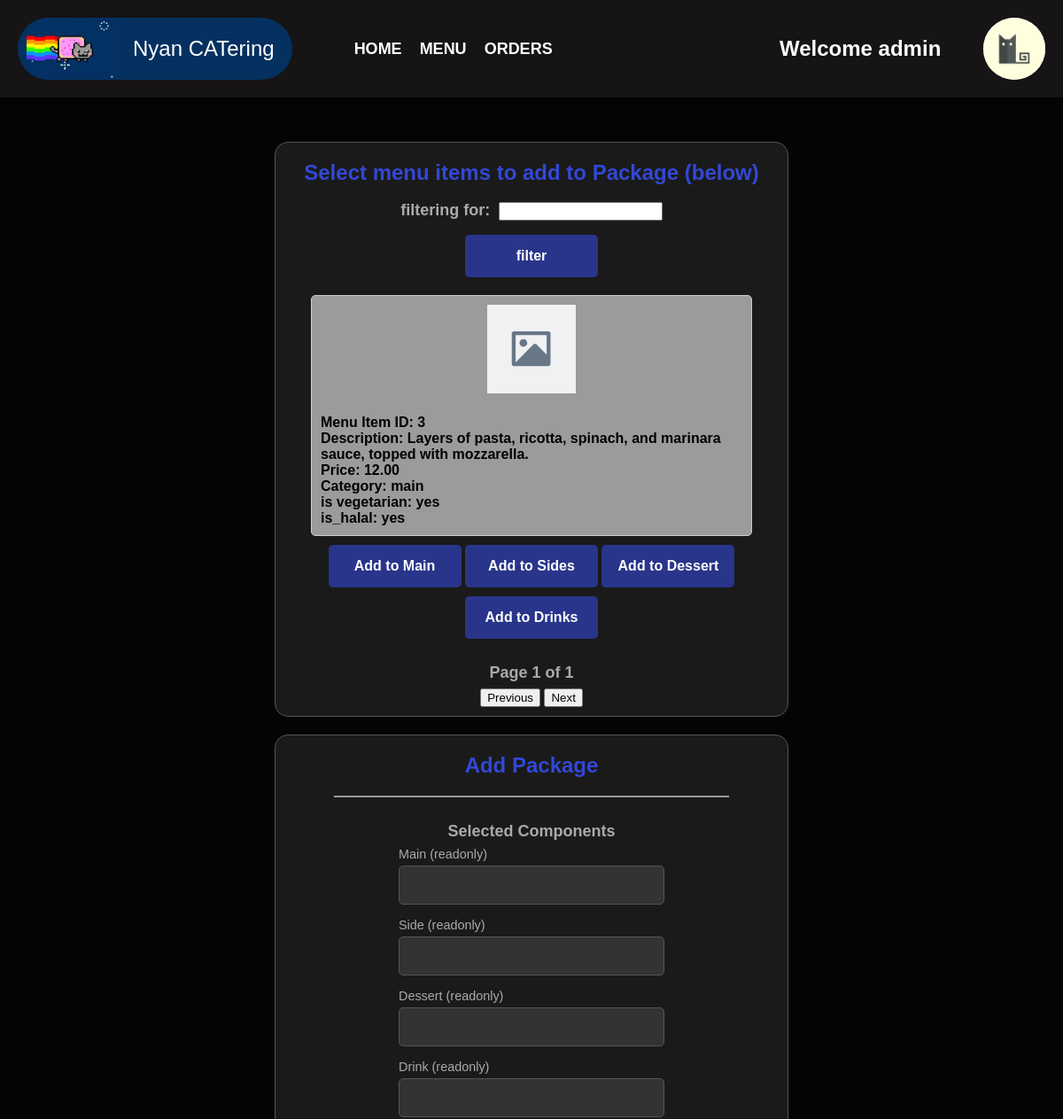
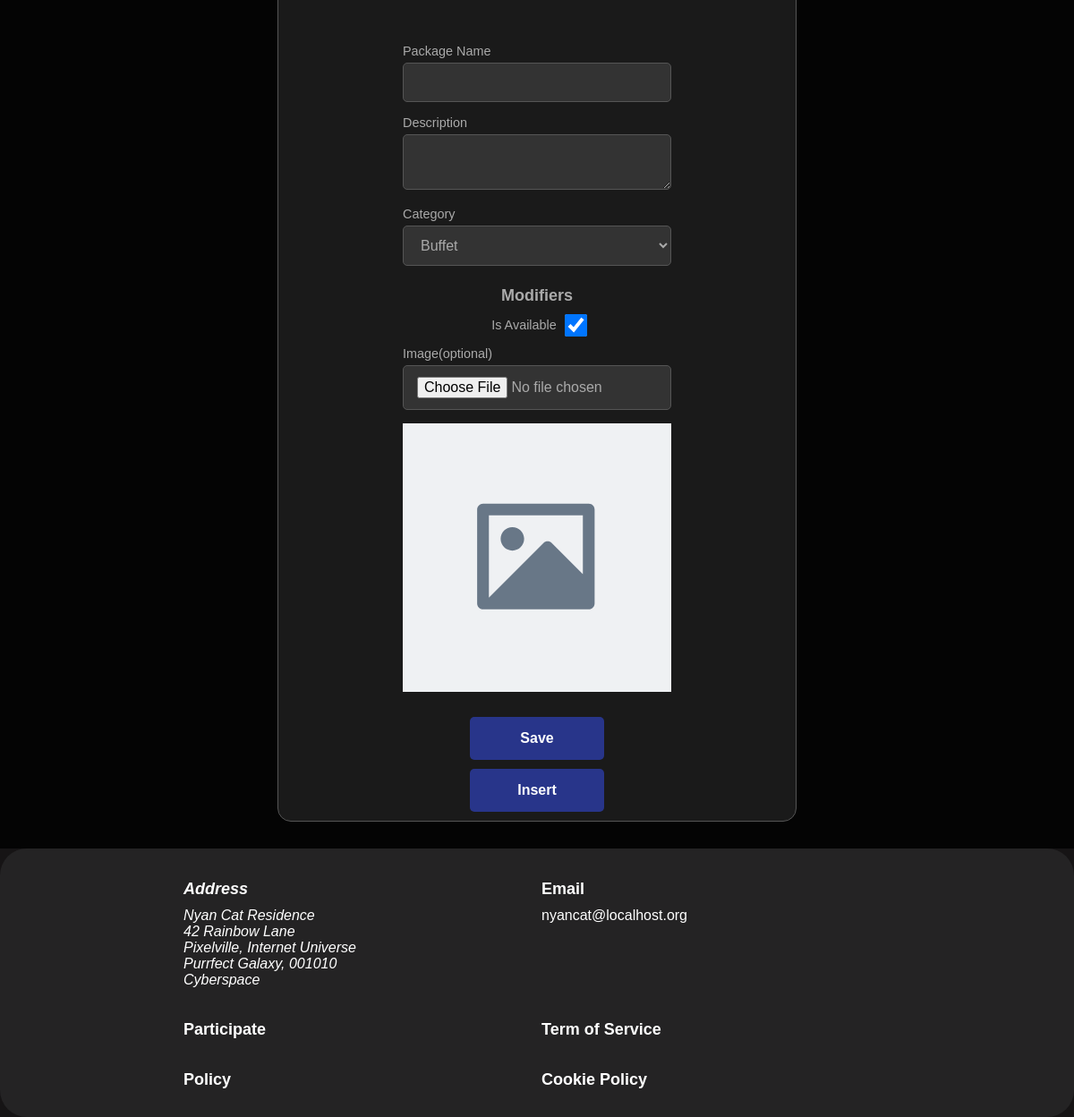
The page /frontend/_admin_add_package_page.php?menu_item_name_filter=Vegetarian Lasagna on the database its author committed (2 pictures, top to bottom).
### tables this page shows
CREATE TABLE `menu_items` (
  `menu_item_id` int(11) NOT NULL,
  `item_name` varchar(255) NOT NULL,
  `description` varchar(500) NOT NULL,
  `price` decimal(10,2) NOT NULL,
  `category` varchar(7) NOT NULL,
  `is_in_stock` tinyint(1) NOT NULL DEFAULT 1,
  `is_vegetarian` tinyint(1) NOT NULL,
  `is_halal` tinyint(1) NOT NULL
);

### backend/core/menu_items.php (called while the page is built, shortened)
<?php
require_once 'NyanDB.php';
class MenuItems{
    public static function get_latest_valid_menu_items($offset=0, $limit=5, $name_filter=null){
        $sql = "
        SELECT *
        FROM menu_items
        WHERE
            is_in_stock = 1
            AND
            menu_item_id IN (
                SELECT MAX(menu_item_id)
                FROM menu_items
                GROUP BY item_name
            ) ";
        if ($name_filter) {
            $sql .= " AND item_name LIKE ? ";
            $name_filter = "%" . $name_filter . "%";
        }
        $sql .= " LIMIT ? OFFSET ?;";
        $params = ($name_filter) ? [$name_filter, $limit, $offset] : [$limit, $offset];
        $results = NyanDB::single_query($sql, $params);
        $result = mysqli_fetch_all($results, MYSQLI_ASSOC);
        return $result;
    }
    public static function get_latest_valid_menu_items_count($name_filter=null){
        $sql = "
        SELECT COUNT(*) AS total_count
        FROM menu_items
        WHERE
            is_in_stock = 1
            AND
            menu_item_id IN (
                SELECT MAX(menu_item_id)
                FROM menu_items
                GROUP BY item_name
            ) ";
        if ($name_filter) {
            $sql .= " AND item_name LIKE ? ";
            $name_filter = "%" . $name_filter . "%";
        }
        $params = ($name_filter) ? [$name_filter] : [];
        $results = NyanDB::single_query($sql, $params);
        $countRow = mysqli_fetch_assoc($results);
        return (int)$countRow['total_count'];
    }
    public static function get_associated_image_src($menu_item_id){
        $sql = "
        SELECT *
        FROM menu_item_images
        WHERE menu_item_id = ?
        ";
        $results = NyanDB::single_query($sql, [$menu_item_id]);
        $result = $results->fetch_assoc();
        if(empty($result)){
            return null;}
        $image = new Image($result['image_name'], $result['image_data'], $result['image_type']);
        return $image->getsrc();
    }
}
?>

### backend/core/NyanDB.php (called while the page is built, shortened)
<?php
class NyanDB
{
    public $db;
    private function connect() {
        $this->db = new mysqli(self::HOST, self::USERNAME, self::PASSWORD, self::DBNAME);
    }
    public function close() {
        if ($this->db) {
            $this->db = null;
        }
    }
    private function prepare($sql,$params = []){
        $stmt = $this->db->prepare($sql);
        if (!empty($params)){
            $types = str_repeat('s',count($params));
            $stmt->bind_param($types, ...$params);
        }
        return $stmt;
    }
    public function query($sql,$params){
        $stmt = $this->prepare($sql,$params);
        $result = $stmt->execute();
        if (stripos(trim($sql), 'SELECT') === 0) {
            return $stmt->get_result();
        }
        return $result;
    }
    public static function single_query($sql,$params) {
        $database = new NyanDB();
        $result = $database->query($sql,$params);
        return $result;
    }
}
?>

### frontend/_admin_add_package_page.php (the view, shortened to what this page needs)
<?php
require_once "../backend/core/menu_items.php";
require_once "./components/templates.php";
$package_name_saved       = $_GET['package_name_saved']??null;
$description_saved        = $_GET['description_saved']??null;
$menu_item_name_filter    = $_GET['menu_item_name_filter']??null;
$offset                   = $_GET['offset']??0;
$offset                   = ($offset<0) ?  (string)0 : (string)$offset;
$total_relevant_entries   = MenuItems::get_latest_valid_menu_items_count($menu_item_name_filter);
$displayitems             = MenuItems::get_latest_valid_menu_items($offset, MENU_ITEMS_PER_PAGE, $menu_item_name_filter);
$package_components_ids   = $_GET['package_components_ids']??[null,null,null,null];
?>
<div class='centered-items main-content-container'>
    <div class="grouped-input-container">
        <div class="section-header">Select menu items to add to Package (below)</div>
        <div class="sub-header" style= 'display: inline; margin-right: 5px'>filtering for:</div>
        <input type="text" name="name_filter_input_field" id="name_filter_input_field">
        <div class="submit-button-container">
            <button onclick="redirect_back()">filter</button>
        </div>
        <div class="menu-item-container">
            <div class="info-row">
                <?php
                    $index  = -1;
                    foreach ($displayitems as $menuItem){
                    $index += 1;
                    $image_data   = MenuItems::get_associated_image_src($menuItem['menu_item_id']);
                    $img_src      = $image_data??'./assets/image-placeholder.svg';
                ?>
                <div class="info-item" id="menu-item-display-<?= $index; ?>" style="background-color: #9B9B9B;"
                    onclick="toggle_highlight(<?=$index?>)">
                    <img src=<?=$img_src?> alt="Menu Item" class="menu-item-image">
                    <div style="text-align: start;">
                        <p><strong>Menu Item ID:  <?=$menuItem['menu_item_id']?></strong>                       <span id="menu_item_id<?=$index?>"></span></p>
                        <p><strong>Description:   <?=$menuItem['description']?></strong>                        <span id="description<?=$index?>"></span></p>
                        <p><strong>Price:         <?=$menuItem['price']?></strong>                              <span id="price<?=$index?>"></span></p>
                        <p><strong>Category:      <?=$menuItem['category']?></strong>                           <span id="category<?=$index?>"></span></p>
                        <p><strong>is vegetarian: <?=$menuItem['is_vegetarian']?'yes':'no';?></strong>          <span id="is_vegetarian<?=$index?>"></span></p>
                        <p><strong>is_halal:      <?=$menuItem['is_halal']?'yes':'no'?></strong>                <span id="is_halal<?=$index?>"></span></p>
                    </div>
                </div>
                <?php }?>
                <br>
            </div>
            <div class="submit-button-container" style="clear: both; margin-top: 20px; height: 30px; width:50px; display: inline;">
                <button class="inline-button" onclick="add_to_component(0)">Add to Main</button>
                <button class="inline-button" onclick="add_to_component(1)">Add to Sides</button>
                <button class="inline-button" onclick="add_to_component(2)">Add to Dessert</button>
                <button class="inline-button" onclick="add_to_component(3)">Add to Drinks</button>
            </div>
        </div>
        <div class="sub-header">Page <?=intdiv($offset, MENU_ITEMS_PER_PAGE) + 1?> of <?=intdiv($total_relevant_entries, MENU_ITEMS_PER_PAGE) + 1?></div>
        <div class="pagination-buttons">
            <button onclick="change_page(-1)">Previous</button>
            <button onclick="change_page(1)">Next</button>
        </div>
    </div>
    <div class="grouped-input-container">
        <div class="section-header">Add Package</div>
        <div class="section-divider"></div>
        <form id="add-package-form" method="post" action="../backend/admin_add_package/api_add_package.php" enctype="multipart/form-data">
        <div class="sub-header">Selected Components</div>
            <div class="text-input-container">
                <label for="main">Main (readonly)</label>
                <input type="text" name="main" id="main" value="<?= htmlspecialchars($package_components_ids[0]) ?>" readonly>
            </div>
            <div class="text-input-container">
                <label for="side">Side (readonly)</label>
                <input type="text" name="side" id="side" value="<?= htmlspecialchars($package_components_ids[1]) ?>"readonly>
            </div>
            <div class="text-input-container">
                <label for="dessert">Dessert (readonly)</label>
                <input type="text" name="dessert" id="dessert" value="<?= htmlspecialchars($package_components_ids[2]) ?>" readonly>
            </div>
            <div class="text-input-container">
                <label for="drink">Drink (readonly)</label>
                <input type="text" name="drink" id="drink" value="<?= htmlspecialchars($package_components_ids[3]) ?>" readonly>
            </div>
            <br><br>
            <div class="text-input-container">
                <label for="item_name">Package Name</label>
                <input type="text" name="item_name" id="item_name" value="<?= htmlspecialchars($package_name_saved) ?>" >
            </div>
            <div class="text-input-container" >
                <label for="description">Description</label>
                <textarea type="description" name="description" id="description"><?= htmlspecialchars($description_saved) ?></textarea>
            </div>
            <div class="text-input-container">
                <label for="category">Category</label>
                <select id="category" name="category" required>
                    <option value="buffet">Buffet</option>
                </select>
            </div>
            <div class="sub-header">Modifiers</div>
            <div class="checkbox-input-container">
                <table>
                    <tr>
                        <td><label for="is_available">Is Available</label></td>
                        <td><input type="checkbox" name="is_available" id="is_available" checked></td>
                    </tr>
                </table>
            </div>
            <div class="text-input-container">
                <label for="image">Image(optional)</label>
                <input type="file" name="image" id="image">
                <div class="image-container">
                    <img id="preview" src="./assets/image-placeholder.svg" alt="Image Preview">
                </div>
            </div>
            <br>
        </form>
        <div class="submit-button-container">
            <button onclick="redirect_back()">Save</button>
        </div>
        <div class="submit-button-container">
            <button type="submit" onclick="submit('add-package-form', verify_package_values)">Insert</button>
        </div>
    </div>
</div>

### frontend/styles/templates.css (style rules this page uses)
* { margin: 0; box-sizing: border-box; font-family: Arial, Helvetica, sans-serif; }
.centered-items { align-items: center; text-align: center; }

### frontend/styles/_admin_pages_input_styles.css (style rules this page uses)
.main-content-container { padding: 20px; width: 100%; min-height: var(--content-min-height); flex: 1; margin-left: auto; margin-right: auto; padding-top: 40px; min-width: 320px; background-color: var(--main-background-dark); }

### frontend/styles/constants.css (style rules this page uses)
:root { --max-phone-screen-width: 479px; --max-tablet-screen-width: 767px; --max-pc-screen-width: 991px; --min-pc-screen-width: 1076px; --navi-bar-height: 110px; --footer-min-height: 300px; --content-min-height: calc(100vh - var(--navi-bar-height) - var(--footer-min-height)); --main-background-dark: #040404; --main-background: #161415; --main-background-mid : #1D1C1D; --main-background-ligher: #242324; --inner-container-colour: #1A1A1A; --accent-1: #3248D6; --accent-1-glow: rgba(50, 72, 214, 0.6); --accent-1-light: #3C59F9; --accent-2: #9B9B9B; --accent-2-light: #B8B8B8; --accent-3: #E6937A; --accent-4-pink: #FF6EC7; --accent-4-pink-glow: #FF3DA1; --accent-4-pink-glow-shadow: rgba(255, 110, 199, 0.6); --accent-5-green: #28A745; --accent-5-green-glow: rgba(0, 255, 0, 0.6); --accent-5-green-light: #A5D6A7; --text-field-gray: #333333; --text-field-grey-border: #555555; --text-label-color: #AAAAAA; --nyan-cat-background: #053160; --border-radius: 5px; }

### rows shown on the page
menu_items: menu_item_id "3", description "Layers of pasta, ricotta, spinach, and marinara sauce, topped with mozzarella.", price "12.00", category "main", is_vegetarian "yes", is_halal "yes"

### other values the page prints
$this->header_title "Nyan CATering"
$category "HOME MENU ORDERS"
$username "admin"
intdiv($offset, MENU_ITEMS_PER_PAGE) + 1 "1"
intdiv($total_relevant_entries, MENU_ITEMS_PER_PAGE) + 1 "1"
